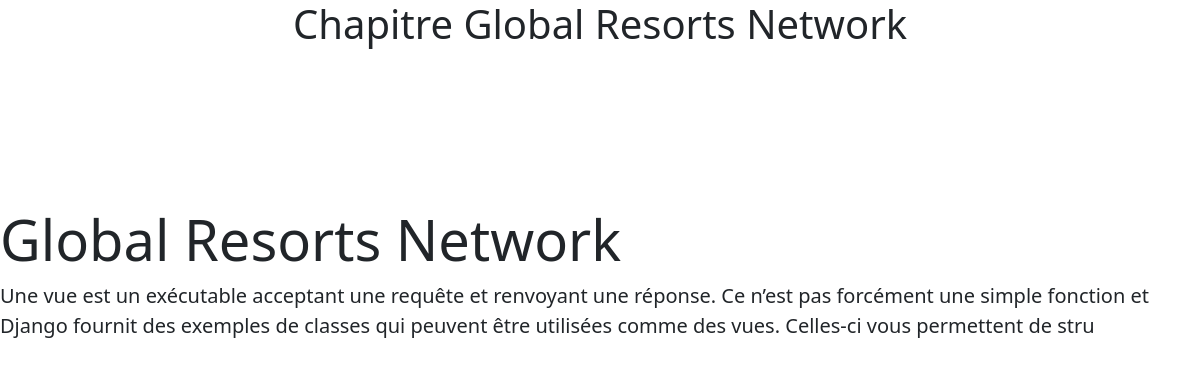
/detailchapitre/g-l-o-b-a-l---r-e-s-o-r-t-s---n-e-t-w-o-r-k, run on the app's committed database.
### courseapp/models.py (models this page shows, shortened)
class Chapitre(models.Model):
    cours = models.ForeignKey(Cours, on_delete=models.CASCADE, related_name="chapitre_cours")
    titre = models.CharField(max_length=255, null=True)
    description = models.TextField()
    slug = models.SlugField(unique=True, null=True, blank=True)
    status = models.BooleanField(default=True, blank=True, null=True)
    date_add = models.DateTimeField(auto_now_add=True, blank=True, null=True)
    date_upd = models.DateTimeField(auto_now=True, blank=True, null=True)
    class Meta:
        verbose_name = 'Chapitre'
        verbose_name_plural = 'Chapitres'
    def __str__(self):
        return self.titre

### courseapp/views.py (the view)
# urls.py: path('detailchapitre/<str:slug>', views.detailChapitre, name='detailChapitre'),
def detailChapitre(request, slug):
    chapitre = models.Chapitre.objects.get(slug=slug)
    print(chapitre)
    data = {
        'slug':slug,
        'chapitre':chapitre,
    }
    return render(request, 'detail-chapitre.html', data)

### templates/detail-chapitre.html (shortened to what this page needs)
<html lang="en">
<head>
    <link href="https://cdn.jsdelivr.net/npm/bootstrap@5.0.0/dist/css/bootstrap.min.css" rel="stylesheet">
</head>
<body>
    <h1 style="text-align: center; padding-bottom: 150px;">Chapitre {{ chapitre.titre }}</h1>
    <div class="jumbotron">
        <h1 class="display-4">{{ chapitre.titre }}</h1>
        <p class="lead">{{ chapitre.description }}</p>
    </div>
</body>
</html>

### data on the page
Chapitre: titre "Global Resorts Network", description "Une vue est un exécutable acceptant une requête et renvoyant une réponse. Ce n’est pas forcément une simple fonction et Django fournit des exemples de classes qui peuvent être utilisées comme des vues. Celles-ci vous permettent de stru"
